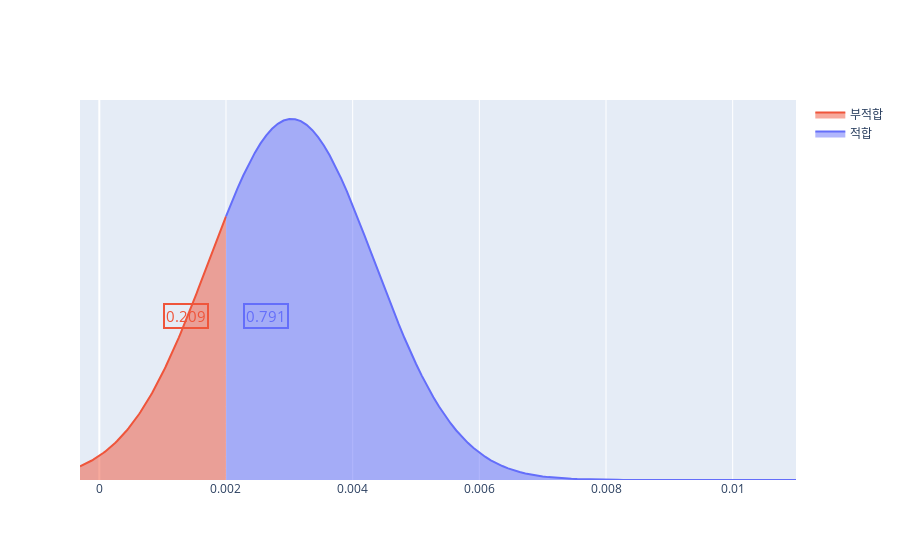

Notebook code for this chart:
### Markdown cell above
#### 부산시 아황산가스 적합도

### Code cell
so2_pro,so2_pro_negative = cal_norm(df_air_pollution['so2Value'].mean(),
                                    df_air_pollution['so2Value'].std(),
                                    df_air_pollution['so2Value'].min(),
                                    df_air_pollution['so2Value'].max(),
                                    so2_standard,
                                    False)
so2_pro
